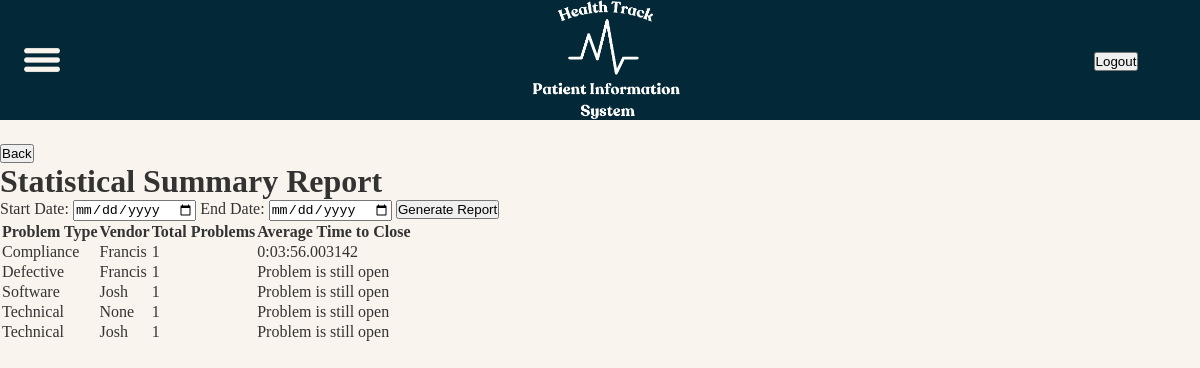
/equipment/statistics, run on an earlier commit of the app's database.
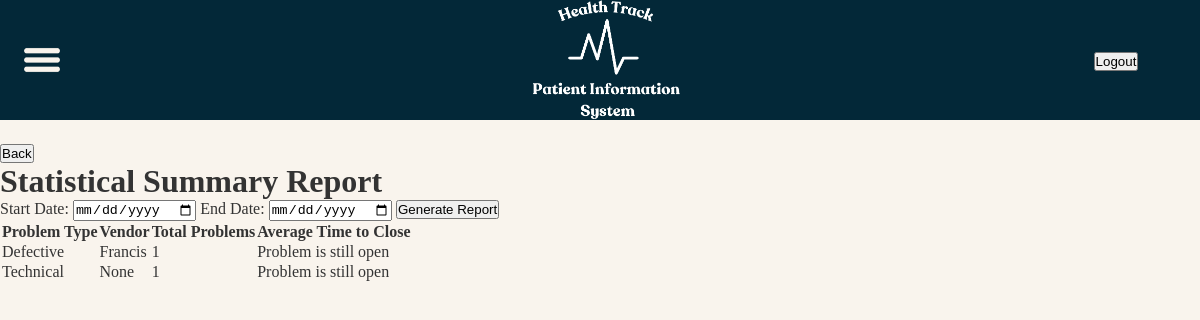
And on a later commit of the database.
### equipment/models.py (models this page shows, shortened)
class Vendor(models.Model):
    vendorid = models.IntegerField(db_column='VendorID', primary_key=True)
    name = models.CharField(max_length=100, unique=True)
    address = models.TextField()
    equipment_types = models.CharField(max_length=200, help_text="Comma-separated list of equipment types")
    preferred = models.BooleanField(default=False)
    class Meta:
        db_table = 'vendor'

### equipment/views.py (the view)
# urls.py: path('equipment/statistics', StatisticalReportView.as_view(),name='statistics'),
class StatisticalReportView(View):
    template_name = 'statistics_report.html'
    def get(self, request):
        start_date = request.GET.get('start_date')
        end_date = request.GET.get('end_date')
        if start_date:
            start_date = make_aware(datetime.strptime(start_date, '%Y-%m-%d'))
        if end_date:
            end_date = make_aware(datetime.strptime(end_date, '%Y-%m-%d')) + timedelta(days=1) - timedelta(microseconds=1)
        maintenance_records = Maintenance.objects.filter(
            created_at__range=[start_date, end_date]
        ) if start_date and end_date else Maintenance.objects.all()
        maintenance_data = maintenance_records.annotate(
            time_to_close=ExpressionWrapper(
                F('closed_at') - F('created_at'),  # Calculate the time difference between created_at and closed_at
                output_field=DurationField()
            )
        )
        summary_by_type_and_vendor = maintenance_data.values(
            'type', 'equipmentid__vendor__name'
        ).annotate(
            total_problems=Count('maintenanceid'),
            avg_time_to_close=Avg('time_to_close')
        ).order_by('type', 'equipmentid__vendor__name')
        return render(request, self.template_name, {
            'summary_by_type_and_vendor': summary_by_type_and_vendor,
            'start_date': request.GET.get('start_date'),
            'end_date': request.GET.get('end_date'),
        })

### equipment/templates/statistics_report.html (shortened to what this page needs)
{% extends "baseTemplate.html" %}
{% load static %}
{% block page_css %}
    <link rel="stylesheet" href="{% static 'css/manage.css' %}">
{% endblock %}
{% block content %}
<head>
</head>
<a href="{% url 'problems_page' %}">
    <button>Back</button>
</a>
<body>
    <h1>Statistical Summary Report</h1>
    <form method="GET" action="{% url 'statistics' %}">
        <label for="start_date">Start Date:</label>
        <input type="date" name="start_date" id="start_date" value="{{ start_date|date:'Y-m-d' }}">
        <label for="end_date">End Date:</label>
        <input type="date" name="end_date" id="end_date" value="{{ end_date|date:'Y-m-d' }}">
        <button type="submit">Generate Report</button>
    </form>
    {% if summary_by_type_and_vendor %}
        <table>
            <thead>
                <tr>
                    <th>Problem Type</th>
                    <th>Vendor</th>
                    <th>Total Problems</th>
                    <th>Average Time to Close</th>
                </tr>
            </thead>
            <tbody>
                {% for entry in summary_by_type_and_vendor %}
                    <tr>
                        <td>{{ entry.type }}</td>
                        <td>{{ entry.equipmentid__vendor__name }}</td>
                        <td>{{ entry.total_problems }}</td>
                        <td>{{ entry.avg_time_to_close|default:"Problem is still open" }}</td>
                    </tr>
                {% endfor %}
            </tbody>
        </table>
    {% else %}
        <p>No data available for the selected period.</p>
    {% endif %}
</body>
{% endblock %}

What changed in the data, as far as the page shows it:
no longer on this page (row unchanged): Vendor: type "Compliance", equipmentid__vendor__name "Francis", total_problems "1", avg_time_to_close "0:03:56.003142"
removed Vendor: type "Software", equipmentid__vendor__name "Josh", total_problems "1", avg_time_to_close "Problem is still open", type "Technical"
